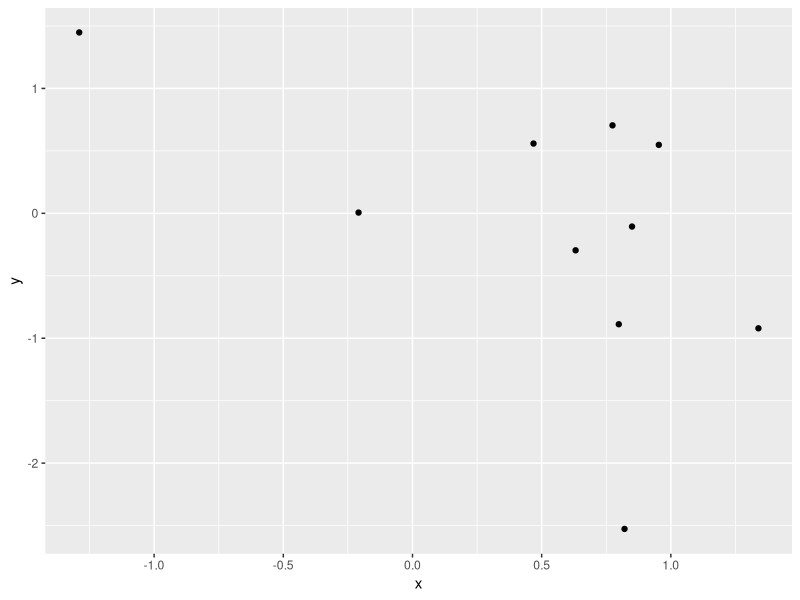
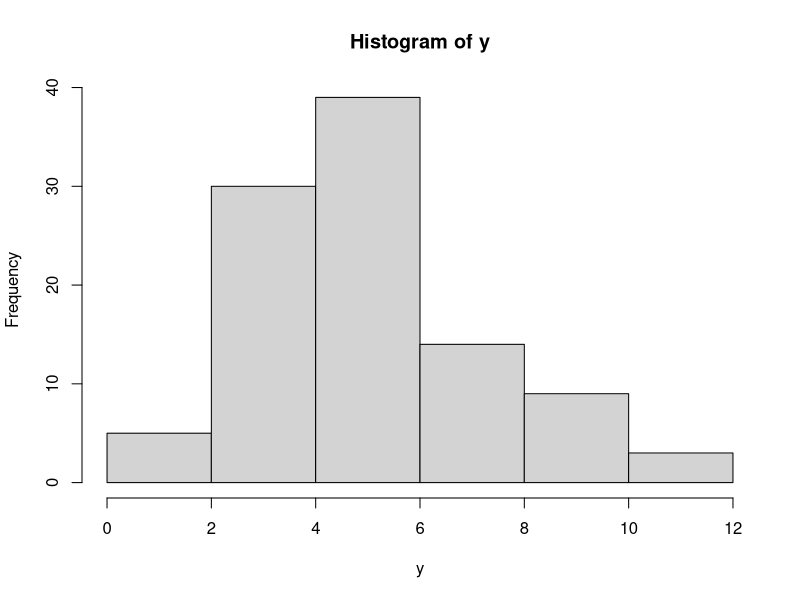
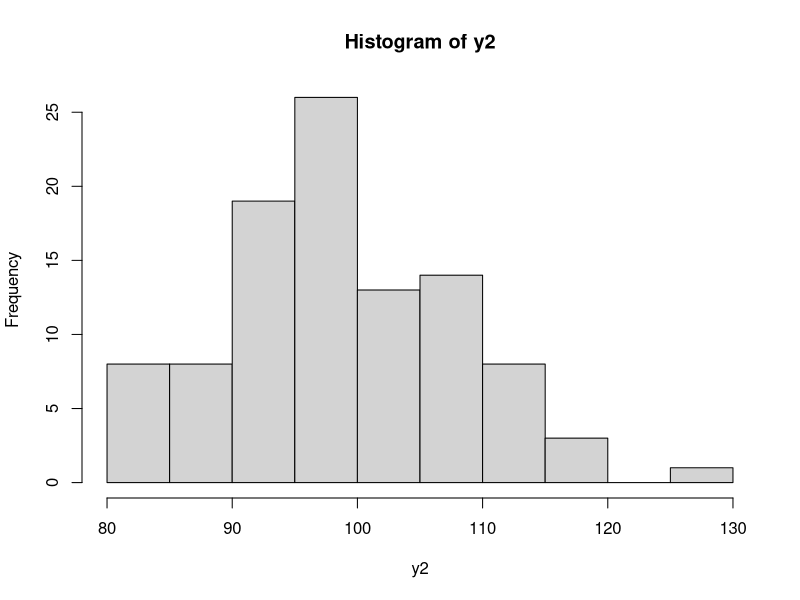

Here is the R script that generated these plots, in order:
## ---- chunk 1
options(htmltools.dir.version = FALSE)
knitr::opts_chunk$set(warning = F,
                      message = F,
                      fit.retina = 3,
                      fig.align = "center")

hook_source <- knitr::knit_hooks$get('source')
knitr::knit_hooks$set(source = function(x, options) {
  x <- stringr::str_replace(x, "^[[:blank:]]?([^*].+?)[[:blank:]]*#<<[[:blank:]]*$", "*\\1")
  hook_source(x, options)
})
## ---- chunk 2
library(ggplot2)
## ---- chunk 3
rnorm(n = 10, mean = c(0, 5, 20), sd = 1)
## ---- chunk 4
rnorm(n = c(2, 10, 10), mean = c(0, 5, 20), sd = c(1, 5, 20))
## ---- chunk 5
x <- rnorm(n = 10, mean = 0, sd = 1)
y <- rnorm(n = 10, mean = 0, sd = 1)

dat <- data.frame(x = x, y = y)

ggplot(data = dat, aes(x = x, y = y)) +
  geom_point()
## ---- chunk 6
rpois(n = 5, lambda = 2.5)
## ---- chunk 7
y = rpois(100, lambda = 5)
summary(y)
hist(y)
## ---- chunk 8
y2 = rpois(100, lambda = 100)
summary(y2)
hist(y2)
## ---- chunk 9
letters[1:2]
## ---- chunk 10
LETTERS[10:26]
## ---- chunk 11
rep(x = letters[1:2], each = 3)
## ---- chunk 12
rep(letters[1:2], times = 3)
## ---- chunk 13
rep(letters[1:2], length.out = 5)
## ---- chunk 14
rep(letters[1:2], times = c(2, 4) )
## ---- chunk 15
rep(letters[1:2], each = 2, times = 3)
## ---- chunk 16
group = rep(letters[1:2], each = 3)
response = rnorm(n = 6, mean = 0, sd = 1)
data.frame(group,
           response)
## ---- chunk 17
data.frame(group = rep(letters[1:2], each = 3),
           response = rnorm(n = 6, mean = 0, sd = 1) )
## ---- chunk 18
data.frame(group = rep(letters[1:2], each = 3),
           factor = rep(LETTERS[3:5], times = 2),
           response = rnorm(n = 6, mean = 0, sd = 1) )
## ---- chunk 19
data.frame(group = rep(letters[1:2], times = 3),
            response = rnorm(n = 6, mean = c(5, 10), sd = 1) )
## ---- chunk 20
set.seed(16)
list1 = list() # Make an empty list to save output in
for (i in 1:3) { # Indicate number of iterations with "i"
    list1[[i]] = rnorm(n = 5, mean = 0, sd = 1) # Save output in list for each iteration
}
list1
